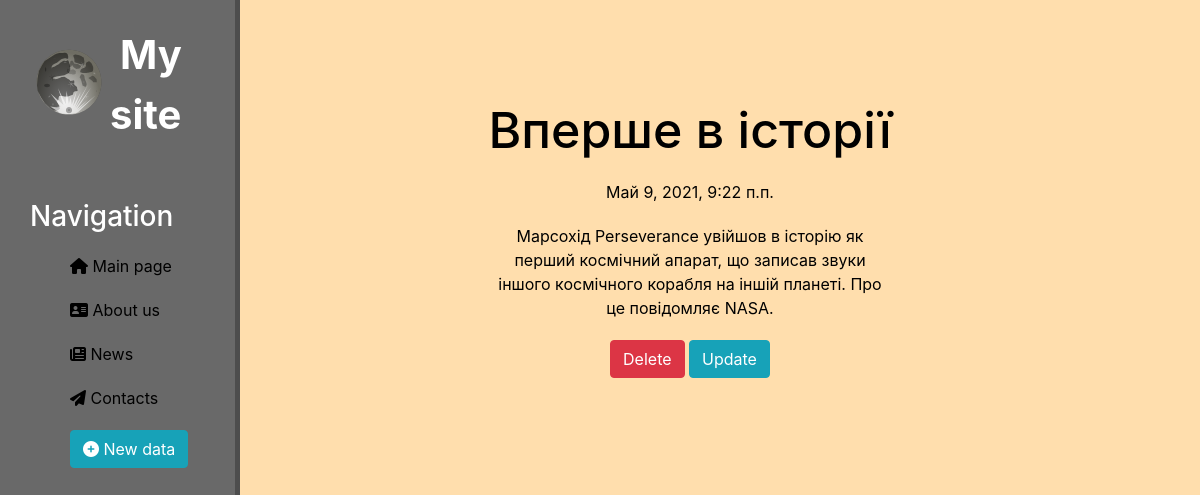
Screenshot of /news/3 with the database file from the repository.
### news/models.py (models this page shows, shortened)
class Article(models.Model):
    title = models.CharField('Name', max_length=50)
    anons = models.CharField('Anons', max_length=250)
    full_text = models.TextField('Text')
    date = models.DateTimeField('Date of publication')
    class Meta:
        verbose_name = 'News'
        verbose_name_plural = 'News'

### news/views.py (the view)
# urls.py: path('<int:pk>', views.NewsDetailView.as_view(), name='news-detail'),
class NewsDetailView(DetailView):
    model = Article
    template_name = 'news/details_view.html'
    context_object_name = 'article'

### news/templates/news/details_view.html (shortened to what this page needs)
{% extends 'firstapp/layout.html' %}
{% block content %}
    <div class="features">
        <h1>{{ article.title }}</h1>
        <p>{{ article.date }}</p>
        <p>{{ article.full_text }}</p>
        <a href="{% url 'news-delete' article.id %}" class="btn btn-danger">Delete</a>
        <a href="{% url 'news-update' article.id %}" class="btn btn-info">Update</a>
    </div>
{% endblock %}

### firstapp/static/firstapp/css/firstapp.css (style rules this page uses)
body { background: navajowhite; }
main .features { float:left; color:black; margin-top: 100px; text-align: center; width: 75%; }
main .features h1 { font-size: 50px }
main .features p { max-width: 400px; margin: 20px auto }

### rows the page displays
Article: title "Вперше в історії", date "Май 9, 2021, 9:22 п.п.", full_text "Марсохід Perseverance увійшов в історію як перший космічний апарат, що записав звуки іншого космічного корабля на іншій планеті. Про це повідомляє NASA."
